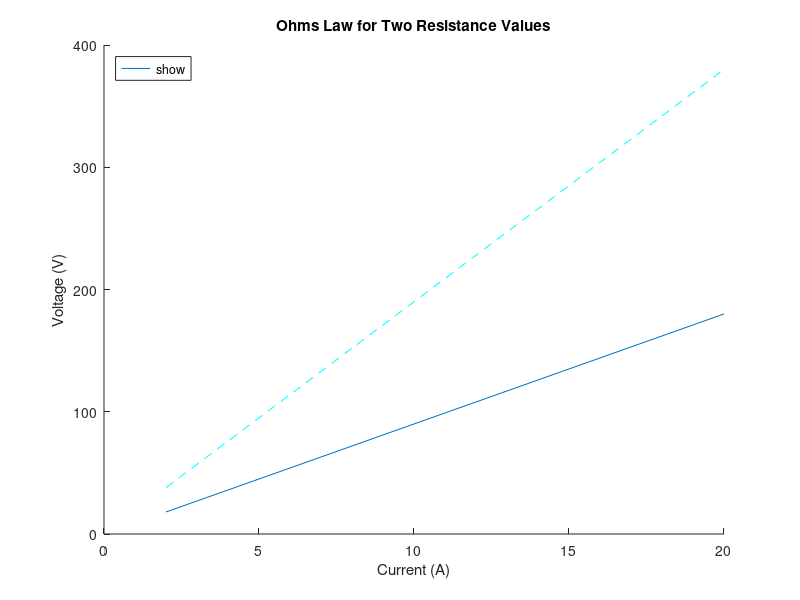

Write MATLAB code to recreate this figure.
%ICA Matlab 7 - Ohms law (Task 1)
%Vikas Potluri, ENGR 111 531
hold on;
x = 2:2:20;
y1 = 9*x;
y2 = 19*x;
plot(x,y1,'DisplayName','9 ohms');
plot(x,y2,'--c','DisplayName','19 ohms');
title('Ohms Law for Two Resistance Values');
xlabel('Current (A)');
ylabel('Voltage (V)');
legend('show','Location','northwest');